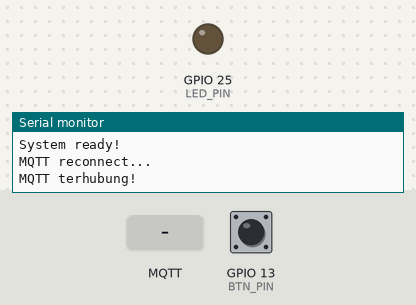
A sketch run on a simulated ESP32. Parts: output pins drawn as LEDs (lit = HIGH), the last lines printed to the serial monitor. The test bench sets the inputs (shaded band); at power-on: GPIO 13 (BTN_PIN) HIGH. WiFi joins after 1.5 s; servers stay silent unless stated; EEPROM starts erased; no MQTT or app messages arrive unless stated.

Above: at 3.9 s.
4.0 s: GPIO 13 (BTN_PIN) pulled LOW for 0.15 s
At 5.2 s:
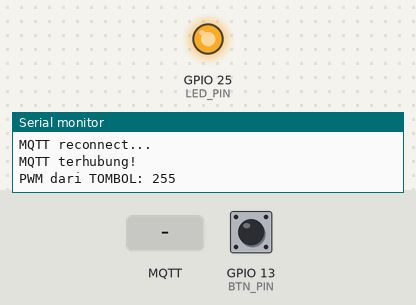
5.6 s: MQTT message "90" arrives on the first subscribed topic
At 6.1 s:
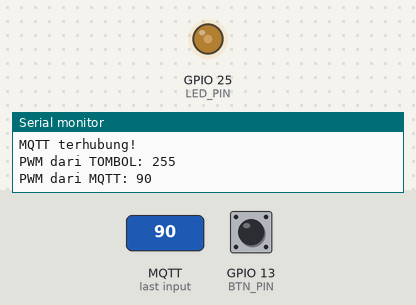
7.1 s: MQTT message "200" arrives on the first subscribed topic
At 7.4 s:
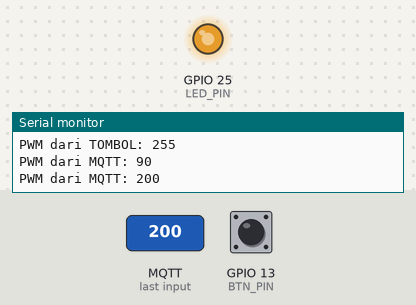
8.6 s: GPIO 13 (BTN_PIN) pulled LOW for 1 s
At 9.0 s:
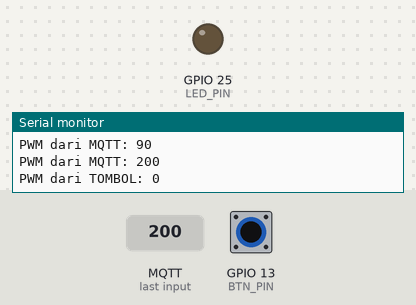
Timing chart, 0 to 11.6 s (numbered marks = the images above; inputs shaded):
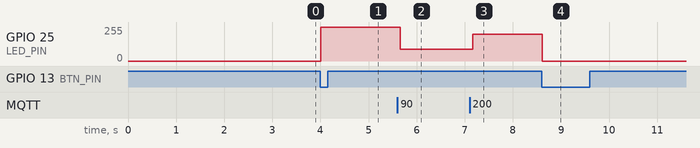

Measured:
- after the input at 4.0 s, GPIO 25 (LED_PIN): 0/255 → 255/255 at once
- after the input at 5.6 s, GPIO 25 (LED_PIN): 255/255 → 90/255 after 0.06 s
- after the input at 7.1 s, GPIO 25 (LED_PIN): 90/255 → 199/255 after 0.06 s
- after the input at 8.6 s, GPIO 25 (LED_PIN): 199/255 → 0/255 at once

The sketch:

Yeremia_UAS.ino
```cpp
#include <WiFi.h>
#include <WiFiClientSecure.h>
#include <PubSubClient.h>
#include <Preferences.h>

// ================= WIFI =================
const char* ssid     = "Simarmata2";
const char* password = "simata321";

// ================= MQTT =================
const char* mqtt_server = "5a34d4e722014e83a7a7398846c7de51.s1.eu.hivemq.cloud";
const int   mqtt_port   = 8883;
const char* mqtt_user   = "hivemq.webclient.1770340017196";
const char* mqtt_pass   = "Od.jBP2M>c0Ap1,f6;Wb";

// ================= TOPIC =================
const char* topic_pwm = "led/pwm";
const char* topic_status = "led/status";

// ================= PIN =================
#define LED_PIN 25
#define BTN_PIN 13

// ================= OBJECT =================
WiFiClientSecure espClient;
PubSubClient client(espClient);
Preferences prefs;

// ================= VAR =================
volatile bool buttonFlag = false;
int pwmValue = 0;

// ================= INTERRUPT =================
void IRAM_ATTR handleButton() {
  buttonFlag = true;
}

// ================= FUNGSI UPDATE PWM =================
void updatePWM(int newValue, const char* source) {
  pwmValue = constrain(newValue, 0, 255);
  ledcWrite(LED_PIN, pwmValue);
  prefs.putInt("pwm", pwmValue);

  Serial.print("PWM dari ");
  Serial.print(source);
  Serial.print(": ");
  Serial.println(pwmValue);

  // Publish status ke MQTT
  if (client.connected()) {
    char msg[10];
    itoa(pwmValue, msg, 10);
    client.publish(topic_status, msg);
  }
}

// ================= MQTT CALLBACK =================
void callback(char* topic, byte* payload, unsigned int length) {
  String msg = "";
  for (unsigned int i = 0; i < length; i++) {
    msg += (char)payload[i];
  }
  updatePWM(msg.toInt(), "MQTT");
}

// ================= TASK MQTT =================
void taskMQTT(void *pvParameters) {
  for (;;) {
    if (!client.connected()) {
      Serial.println("MQTT reconnect...");
      if (client.connect("ESP32_FREERTOS", mqtt_user, mqtt_pass)) {
        Serial.println("MQTT terhubung!");
        client.subscribe(topic_pwm);

        // Publish nilai PWM saat ini setelah reconnect
        char msg[10];
        itoa(pwmValue, msg, 10);
        client.publish(topic_status, msg);
      } else {
        Serial.print("MQTT gagal, rc=");
        Serial.println(client.state());
      }
    }
    client.loop();
    vTaskDelay(100 / portTICK_PERIOD_MS);
  }
}

// ================= TASK CONTROL =================
void taskControl(void *pvParameters) {
  for (;;) {
    if (buttonFlag) {
      buttonFlag = false;
      int newValue = (pwmValue == 0) ? 255 : 0;
      updatePWM(newValue, "TOMBOL");
    }
    vTaskDelay(50 / portTICK_PERIOD_MS);
  }
}

// ================= SETUP =================
void setup() {
  Serial.begin(115200);
  delay(1000);

  Serial.println("\n=== ESP32 PWM with Memory ===");

  // ===== Preferences =====
  prefs.begin("config", false);

  // ===== BACA NILAI TERAKHIR DARI MEMORI =====
  pwmValue = prefs.getInt("pwm", 0);
  Serial.print("PWM terakhir dari memori: ");
  Serial.println(pwmValue);

  // ===== SETUP PWM =====
  // Attach PWM ke pin dengan frekuensi 5000Hz dan resolusi 8-bit
  ledcAttach(LED_PIN, 5000, 8);

  // PENTING: Tunggu sebentar agar PWM siap
  delay(200);

  // ===== TERAPKAN PWM DARI MEMORI =====
  ledcWrite(LED_PIN, pwmValue);

  Serial.print("LED di-set ke PWM: ");
  Serial.println(pwmValue);


  // ===== Button Interrupt =====
  pinMode(BTN_PIN, INPUT_PULLUP);
  attachInterrupt(BTN_PIN, handleButton, FALLING);

  // ===== WiFi =====
  Serial.print("Connecting to WiFi");
  WiFi.begin(ssid, password);
  while (WiFi.status() != WL_CONNECTED) {
    delay(500);
    Serial.print(".");
  }
  Serial.println("\nWiFi connected!");
  Serial.print("IP: ");
  Serial.println(WiFi.localIP());

  // ===== MQTT =====
  espClient.setInsecure();
  client.setServer(mqtt_server, mqtt_port);
  client.setCallback(callback);

  // ===== FreeRTOS TASK =====
  xTaskCreate(taskMQTT, "MQTT Task", 4096, NULL, 1, NULL);
  xTaskCreate(taskControl, "Control Task", 2048, NULL, 1, NULL);

  Serial.println("System ready!");
}

// ================= LOOP =================
void loop() {
  // kosong — semua ditangani FreeRTOS
}
```
